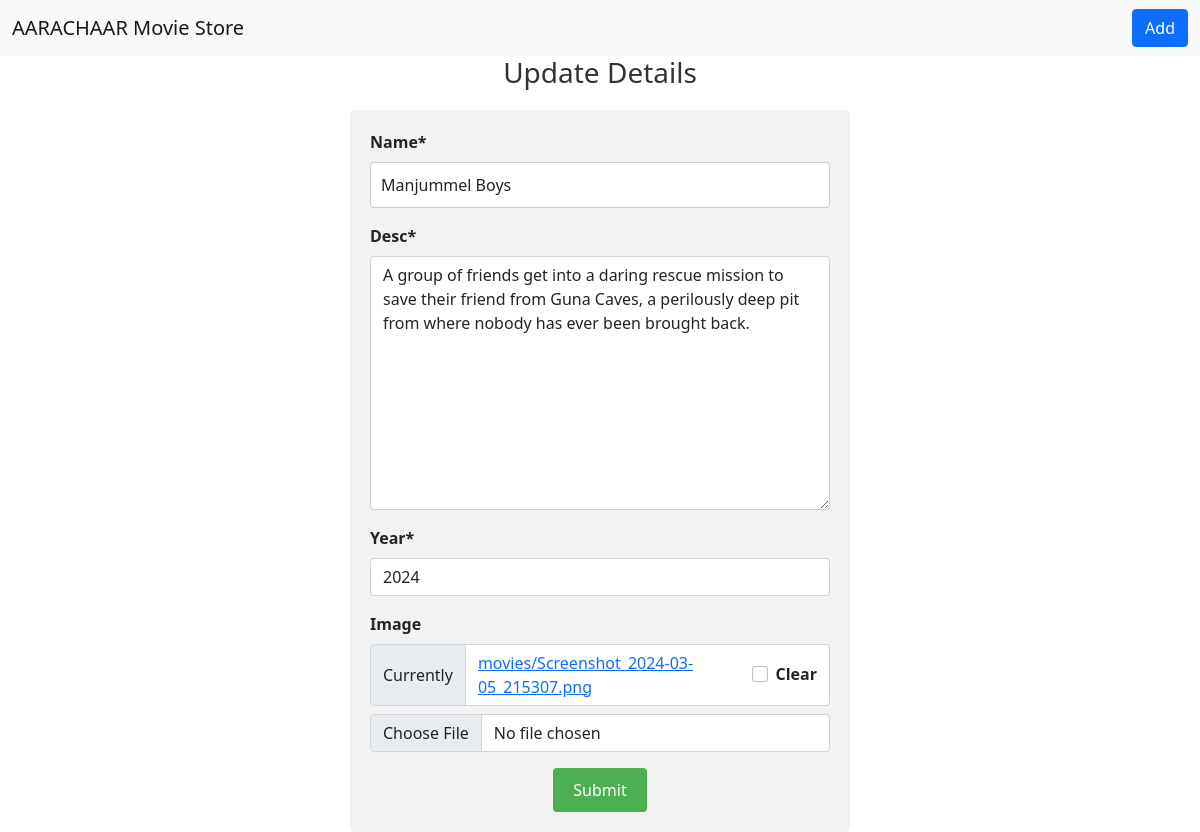
Page /update/3 on the committed database.
### cards1/models.py (models this page shows, shortened)
class Movie(models.Model):
    name=models.CharField(max_length=20)
    desc=models.TextField()
    year=models.IntegerField()
    image=models.ImageField(upload_to="movies",null=True,blank=True)

### cards1/views.py (the view)
# urls.py: path('update/<int:pk>',views.MovieUpdate.as_view(),name="update"),
class MovieUpdate(UpdateView):
    model = Movie
    template_name = "update.html"
    fields = '__all__'
    success_url = reverse_lazy('cards1:home')

### templates/update.html (shortened to what this page needs)
{% extends 'base.html' %}
{% load crispy_forms_tags %}
{% load static %}
{% block content %}
  <h3>Update Details</h3>
  <form method="POST" enctype="multipart/form-data">
    {{ form|crispy }}
    <input type="submit" value="Submit">
  </form>
{% endblock %}

### static/css/style.css (style rules this page uses)
body { background-color:red; }

### templates/update.html (style rules this page uses)
form { max-width: 500px; margin: 0 auto; padding: 20px; background-color: #f2f2f2; border-radius: 5px; }
h3 { color: #333; text-align: center; margin-bottom: 20px; }
label { display: block; font-weight: bold; margin-bottom: 5px; }
input[type="text"], input[type="email"], input[type="password"], textarea { width: 100%; padding: 10px; border: 1px solid #ccc; border-radius: 4px; box-sizing: border-box; }
input[type="submit"] { background-color: #4CAF50; color: white; padding: 10px 20px; border: none; border-radius: 4px; cursor: pointer; display: block; margin: 0 auto; }

### rows in the picture
Movie: name "Manjummel Boys", desc "A group of friends get into a daring rescue mission to save their friend from Guna Caves, a perilously deep pit from where nobody has ever been brought back.", year "2024"
